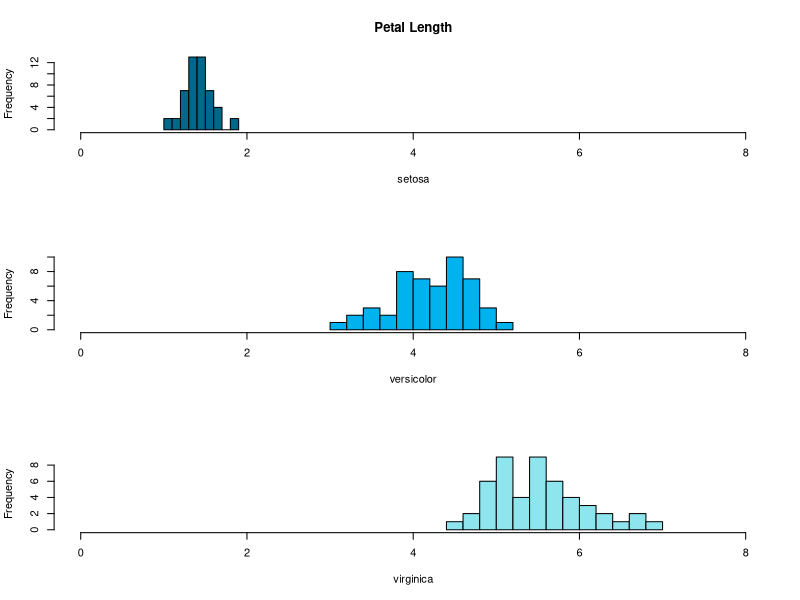
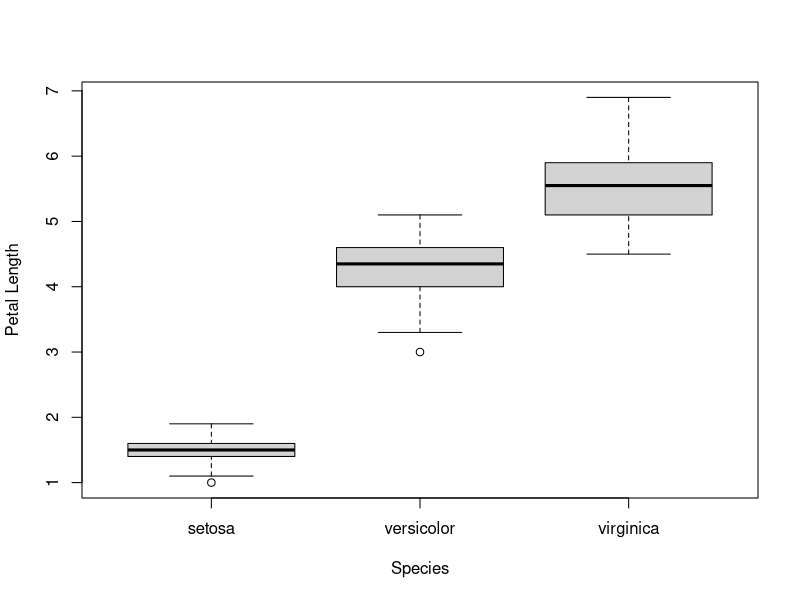
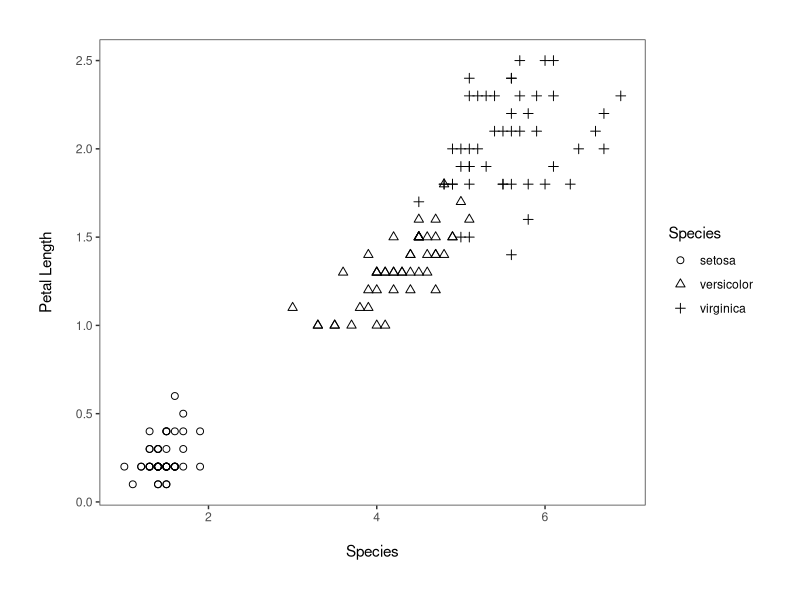
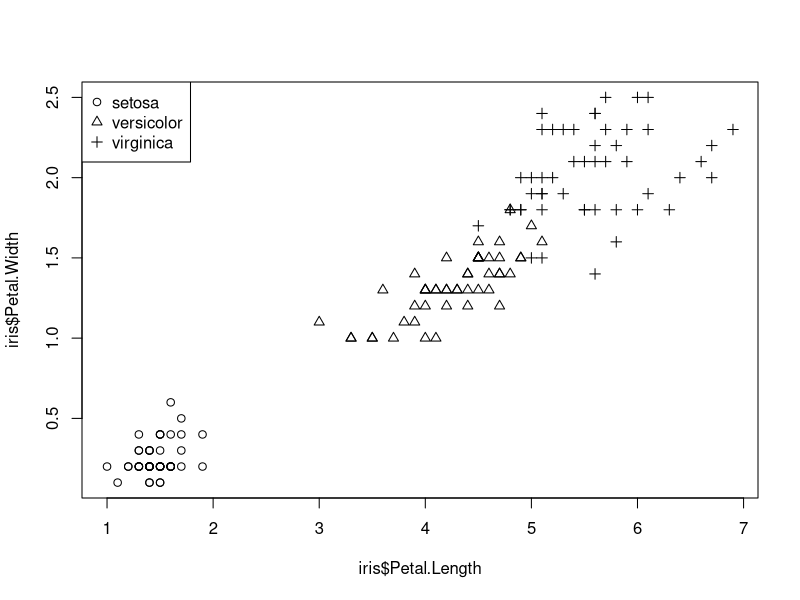
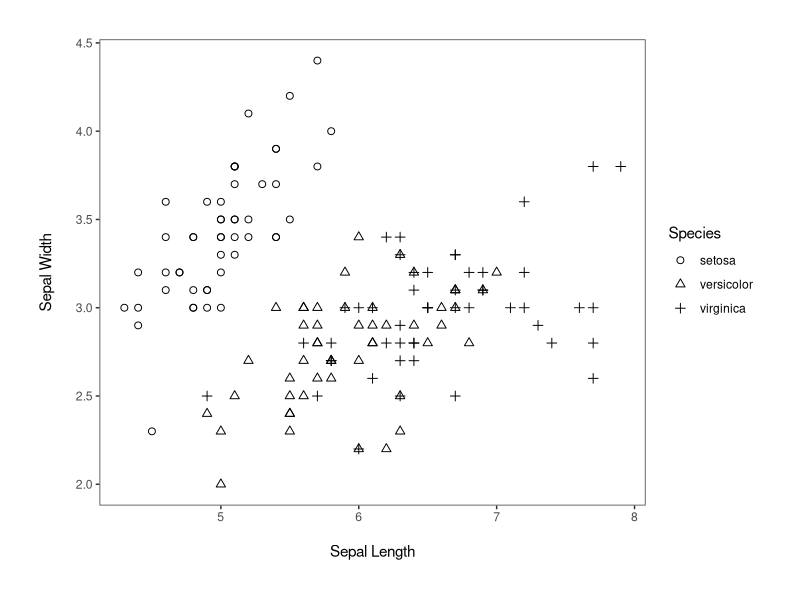

Source code (R) for these figures, in order:
# R Based Species Discrimination Practical
# Ecology and Evolution of Plants 3 UGY3S2
# 15 Feb 2022

# LIBRARIES ----
library(datasets)
library(tidyverse)
# LOAD AND PREVIEW DATA ----
data("iris")
# the dataframe iris contains a collection of measurements for 
# sepal length and width, and petal length adn width, for the three spp of iris

head(iris, 10)  # shows first 10 rows of the data table
# four numerical variables
# one categorical variable -- the species

View(iris)
# contains 150 rows

summary(iris)
# 50 entries for each spp

# use this information to see how we can use morphological features -- sepal and petal here --
# to discriminate the three spp


# DATA MANIPULATION ----
irisSet <- subset(iris, Species == "setosa")
irisVer <- subset(iris, Species == "versicolor")
irisVir <- subset(iris, Species == "virginica")


# DATA VISUALISATION ----
# compare the distribution of the three species
par(mfrow = c(3,1))
hist(irisSet$Petal.Length, xlim = c(0,8), breaks = 10, xlab = "setosa", 
     main = "Petal Length", col = "#00688B") # setosa petal length
hist(irisVer$Petal.Length, xlim = c(0,8), breaks = 10, xlab = "versicolor", 
     main = "", col = "#00B2EE")             # versicolor petal length
hist(irisVir$Petal.Length, xlim = c(0,8), breaks = 10, xlab = "virginica", 
     main = "", col = "#8EE5EE")             # virginica petal length

par(mfrow = c(1,1))
boxplot(iris$Petal.Length ~ iris$Species, xlab = "Species", ylab = "Petal Length")


# the hollow circles shows outliers

iris_table <- iris %>%
  group_by(Species) %>%
  summarise(mean_length = mean(Petal.Length),
            stdev = sd(Petal.Length),
            se_length = sd(Petal.Length) / sqrt(length(Petal.Length))) %>%
  ungroup()

(iris_plot_petal <- ggplot(iris) + 
    geom_point(aes(Petal.Length, Petal.Width, shape = Species), col = "black", 
               size = 2) +
    labs(x = "\nSpecies",
         y = "Petal Length\n",
         shape = "Species") +
    theme_bw() +
    scale_shape_manual(values = c(1, 2, 3)) +
    theme(panel.grid = element_blank(),                                    # Removing the grey grid lines
          plot.margin = unit(c(1, 1, 1, 1), units = "cm")))                # Putting a 1 cm margin around the plot

  
plot(iris$Petal.Length, iris$Petal.Width, pch = as.numeric(iris$Species))
legend("topleft", pch = c(1,2,3), legend = c("setosa", "versicolor", "virginica"))

(iris_plot_sepal <- ggplot(iris) + 
    geom_point(aes(Sepal.Length, Sepal.Width, shape = Species), col = "black", 
               size = 2) +
    labs(x = "\nSepal Length",
         y = "Sepal Width\n",
         shape = "Species") +
    theme_bw() +
    scale_shape_manual(values = c(1, 2, 3)) +
    theme(panel.grid = element_blank(),                                    # Removing the grey grid lines
          plot.margin = unit(c(1, 1, 1, 1), units = "cm")))                # Putting a 1 cm margin around the plot

# DATA ANALYSIS ----

# Is petal length a good diagnostic character for spp identification

# null hyp = ptal length has no effect on spp, not stat diff
# alternative hyp = petal length has some effect on spp


# Student t-test to determine if there is a sig dif bw the means of two groups
# ?t.test

# t.test(x, y = NULL, alternative = c("two.sided", "less", "greater"),
#       mu = 0, paired = FALSE, var.equal = FALSE,
#       conf.level = 0.95, ...)

t.test(irisVer$Petal.Length, irisVir$Petal.Length, alternative = "two.sided", var.equal = FALSE)
# shows clearly that the two means are different bw virginica and versicolor
# p val smaller than 0.01 is highly significant
# we can reject null hypothesis and confirm the alternative hypothesis that the two samples have different means
# so they come from different populations

# we used petal length as diagnostic factor for spp id nad t test showed it can be used to differentiate spp
# but there is some overlap, so one char may not be enough
# more than one char is required for plant id

# petal length is a good one though, for differentiating the two spp

# In stats we can define the corresponding null hypothesis (H0) as folllows:
# H0: ma = mb (mean of a = mean of b), this is a two tailed test, so would ma does not equal mb
# >, < or >= and <= are one tailed

t.test(irisVer$Petal.Length, irisVir$Petal.Length, alternative = "greater", var.equal = FALSE)
# the mean of x is definitely smaller than the mean of y

